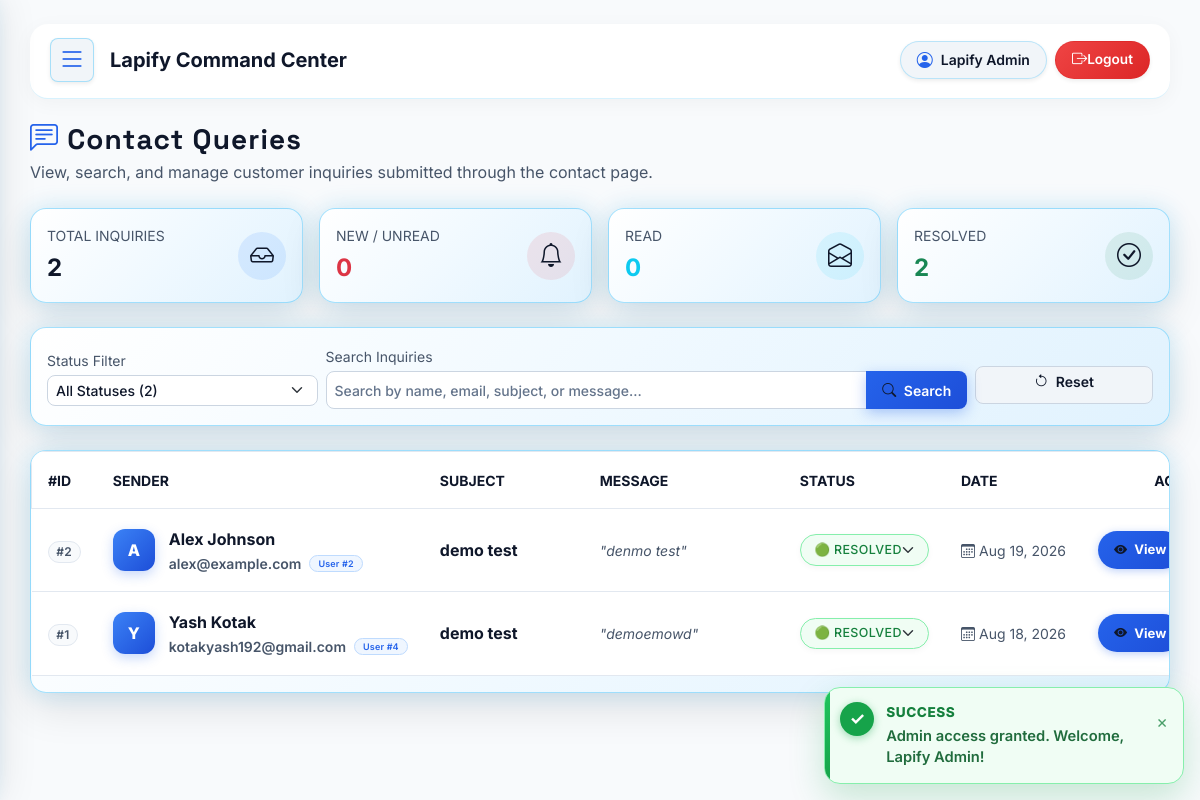
/admin/queries.php (signed in), run on the app's committed database.
### tables this page shows
CREATE TABLE `contact_queries` (
  `id` int(11) NOT NULL AUTO_INCREMENT,
  `user_id` int(11) DEFAULT NULL,
  `name` varchar(100) NOT NULL,
  `email` varchar(150) NOT NULL,
  `subject` varchar(200) DEFAULT NULL,
  `message` text NOT NULL,
  `admin_reply` text DEFAULT NULL,
  `replied_at` datetime DEFAULT NULL,
  `replied_by` int(11) DEFAULT NULL,
  `status` enum('new','read','resolved') NOT NULL DEFAULT 'new',
  `created_at` datetime DEFAULT current_timestamp(),
  `updated_at` datetime DEFAULT current_timestamp() ON UPDATE current_timestamp(),
  PRIMARY KEY (`id`),
  KEY `user_id` (`user_id`),
  CONSTRAINT `contact_queries_ibfk_1` FOREIGN KEY (`user_id`) REFERENCES `users` (`id`) ON DELETE SET NULL
);

### admin/queries.php (the view, shortened to what the rows shown need)
<?php
require_once __DIR__ . '/header.php';
require_once __DIR__ . '/../includes/auth.php';
$conn = getDbConnection();
$current_admin = getCurrentUser();
$page = max(1, intval($_GET['page'] ?? 1));
$per_page = 10;
$where_clauses = ["1=1"];
$params = [];
$param_types = "";
$where_sql = implode(" AND ", $where_clauses);
$count_sql = "SELECT COUNT(*) FROM contact_queries cq WHERE {$where_sql}";
$count_stmt = mysqli_prepare($conn, $count_sql);
mysqli_stmt_execute($count_stmt);
mysqli_stmt_bind_result($count_stmt, $total_matching);
$total_matching = (int)($total_matching ?? 0);
$total_pages = max(1, (int)ceil($total_matching / $per_page));
$page = min($page, $total_pages);
$offset = ($page - 1) * $per_page;
$list_sql = "SELECT cq.*, u.full_name AS reg_user_name, u.email AS reg_user_email
             FROM contact_queries cq
             LEFT JOIN users u ON cq.user_id = u.id
             WHERE {$where_sql}
             ORDER BY cq.id DESC
             LIMIT ? OFFSET ?";
$list_params = $params;
$list_params[] = $per_page;
$list_params[] = $offset;
$list_types = $param_types . "ii";
$list_stmt = mysqli_prepare($conn, $list_sql);
mysqli_stmt_bind_param($list_stmt, $list_types, ...$list_params);
mysqli_stmt_execute($list_stmt);
$result = mysqli_stmt_get_result($list_stmt);
$queries = mysqli_fetch_all($result, MYSQLI_ASSOC);
?>
<div class="dashboard-wrapper">
    <div class="dashboard-content">
        <?php require_once __DIR__ . '/topbar.php'; ?>
        <div class="card border-0 shadow-sm rounded-4 overflow-hidden mb-4">
            <div class="card-body p-0">
                <div class="table-responsive">
                    <table class="table table-hover table-queries align-middle mb-0">
                        <thead class="bg-light text-muted small text-uppercase font-weight-bold">
                            <tr>
                                <th class="ps-4" style="width: 75px;">#ID</th>
                                <th style="min-width: 220px;">Sender</th>
                                <th style="min-width: 160px;">Subject</th>
                                <th style="min-width: 200px;">Message</th>
                                <th style="min-width: 140px;">Status</th>
                                <th style="min-width: 130px;">Date</th>
                                <th class="pe-4 text-end" style="width: 180px;">Actions</th>
                            </tr>
                        </thead>
                        <tbody>
                            <?php if (!empty($queries)): ?>
                                <?php foreach ($queries as $q):
                                    $is_new = strtolower($q['status']) === 'new';
                                    $is_read = strtolower($q['status']) === 'read';
                                    $is_resolved = strtolower($q['status']) === 'resolved';
                                    $status_class = 'status-new';
                                    if ($is_read) $status_class = 'status-read';
                                    elseif ($is_resolved) $status_class = 'status-resolved';
                                    $clean_subject = !empty($q['subject']) ? $q['subject'] : '(No Subject)';
                                    $msg_snippet = mb_strimwidth(trim($q['message']), 0, 60, '...');
                                    $initial = strtoupper(substr($q['name'] ?? 'U', 0, 1));
                                ?>
                                    <tr class="<?= $is_new ? 'table-danger-subtle' : '' ?>">
                                        <td class="ps-4">
                                            <span class="badge bg-light text-secondary border rounded-pill px-2.5 py-1 fw-bold">#<?= (int)$q['id'] ?></span>
                                        </td>
                                        <td>
                                            <div class="admin-table-sender-wrap">
                                                <div class="admin-table-avatar"><?= $initial ?></div>
                                                <div class="admin-table-sender-info">
                                                    <div class="fw-bold text-dark mb-0"><?= escape($q['name']) ?></div>
                                                    <div class="small text-muted d-flex align-items-center gap-2">
                                                        <a href="mailto:<?= escape($q['email']) ?>" class="text-decoration-none text-muted" title="<?= escape($q['email']) ?>">
                                                            <?= escape($q['email']) ?>
                                                        </a>
                                                        <?php if (!empty($q['user_id'])): ?>
                                                            <span class="badge bg-primary-subtle text-primary border border-primary-subtle rounded-pill px-2 py-0.5" style="font-size: 9px;">User #<?= (int)$q['user_id'] ?></span>
                                                        <?php else: ?>
                                                            <span class="badge bg-secondary-subtle text-secondary rounded-pill px-2 py-0.5" style="font-size: 9px;">Guest</span>
                                                        <?php endif; ?>
                                                    </div>
                                                </div>
                                            </div>
                                        </td>
                                        <td>
                                            <div class="text-dark fw-bold text-truncate" style="max-width: 175px;" title="<?= escape($clean_subject) ?>">
                                                <?= escape($clean_subject) ?>
                                            </div>
                                        </td>
                                        <td>
                                            <div class="text-muted small text-truncate fst-italic" style="max-width: 210px;" title="<?= escape(trim($q['message'])) ?>">
                                                "<?= escape($msg_snippet) ?>"
                                            </div>
                                        </td>
                                        <td>
                                            <form method="POST" action="queries.php" class="d-inline m-0">
                                                <select name="status" class="form-select form-select-sm table-status-select <?= $status_class ?>" onchange="this.form.submit()" title="Click to quickly change status">
                                                    <option value="resolved" <?= $is_resolved ? 'selected' : '' ?>>🟢 RESOLVED</option>
                                                </select>
                                            </form>
                                        </td>
                                        <td class="small text-muted text-nowrap">
                                            <i class="bi bi-calendar3 me-1 text-muted"></i><?= formatDate($q['created_at']) ?>
                                        </td>
                                        <td class="pe-4 text-end text-nowrap">
                                            <button type="button" class="btn btn-admin-action-view me-1.5" data-bs-toggle="modal" data-bs-target="#viewQueryModal<?= (int)$q['id'] ?>" title="View Complete Query & Reply">
                                                <i class="bi bi-eye-fill me-1"></i> View
                                            </button>
                                        </td>
                                    </tr>
                                <?php endforeach; ?>
                            <?php endif; ?>
                        </tbody>
                    </table>
                </div>
            </div>
        </div>
    </div>
</div>
<?php require_once __DIR__ . '/footer.php'; ?>

### admin/topbar.php (shortened to what the rows shown need)
<?php
$current_admin = getCurrentUser();
?>
<div class="admin-top-nav d-flex align-items-center justify-content-between mb-4 pb-3 border-bottom" style="border-color: rgba(56, 189, 248, 0.2) !important;">
    <div class="d-flex align-items-center gap-2">
        <a href="<?= BASE_URL ?>/admin/profile.php" class="btn btn-sm btn-light border rounded-pill px-3 py-1.5 d-inline-flex align-items-center gap-2 shadow-sm text-dark" style="border-color: rgba(56, 189, 248, 0.3) !important;">
            <i class="bi bi-person-circle text-primary fs-6"></i> <span class="d-none d-md-inline fw-semibold"><?= escape($current_admin['full_name'] ?? 'Admin') ?></span>
        </a>
    </div>
</div>

### data on the page
contact_queries: id "2", name "A", name "Alex Johnson", email "alex@example.com", user "2", subject "demo test", message "denmo test", status "🟢 RESOLVED", created_at "Aug 19, 2026"
contact_queries: id "1", name "Y", name "Yash Kotak", email "kotakyash192@gmail.com", user "4", subject "demo test", message "demoemowd", status "🟢 RESOLVED", created_at "Aug 18, 2026"

### other printed values
$current_admin['full_name'] "Lapify Admin"
$counts['total'] "2"
$counts['new'] "0"
$counts['read'] "0"
$counts['resolved'] "2"
